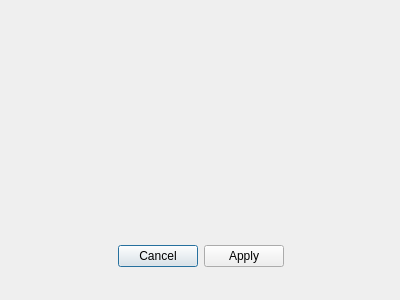
<?xml version="1.0" encoding="UTF-8"?>
<ui version="4.0">
 <class>Dialog</class>
 <widget class="QDialog" name="Dialog">
  <property name="geometry">
   <rect>
    <x>0</x>
    <y>0</y>
    <width>400</width>
    <height>300</height>
   </rect>
  </property>
  <property name="windowTitle">
   <string>Regular Polynomial</string>
  </property>
  <widget class="QDialogButtonBox" name="buttonBox">
   <property name="geometry">
    <rect>
     <x>30</x>
     <y>240</y>
     <width>341</width>
     <height>32</height>
    </rect>
   </property>
   <property name="orientation">
    <enum>Qt::Horizontal</enum>
   </property>
   <property name="standardButtons">
    <set>QDialogButtonBox::Apply|QDialogButtonBox::Cancel</set>
   </property>
   <property name="centerButtons">
    <bool>true</bool>
   </property>
  </widget>
  <widget class="QWidget" name="gridLayoutWidget">
   <property name="geometry">
    <rect>
     <x>10</x>
     <y>10</y>
     <width>381</width>
     <height>221</height>
    </rect>
   </property>
   <layout class="QGridLayout" name="gridLayout"/>
  </widget>
 </widget>
 <resources/>
 <connections>
  <connection>
   <sender>buttonBox</sender>
   <signal>accepted()</signal>
   <receiver>Dialog</receiver>
   <slot>accept()</slot>
   <hints>
    <hint type="sourcelabel">
     <x>248</x>
     <y>254</y>
    </hint>
    <hint type="destinationlabel">
     <x>157</x>
     <y>274</y>
    </hint>
   </hints>
  </connection>
  <connection>
   <sender>buttonBox</sender>
   <signal>rejected()</signal>
   <receiver>Dialog</receiver>
   <slot>reject()</slot>
   <hints>
    <hint type="sourcelabel">
     <x>316</x>
     <y>260</y>
    </hint>
    <hint type="destinationlabel">
     <x>286</x>
     <y>274</y>
    </hint>
   </hints>
  </connection>
 </connections>
</ui>
